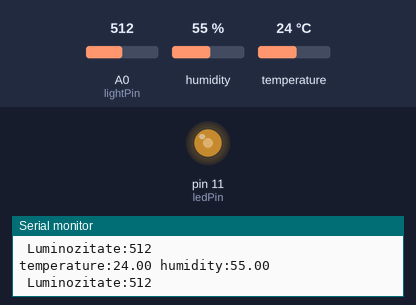
Simulated run of this sketch. Board: Arduino Leonardo, built with avr-gcc and run on an emulated ATmega32U4. Parts: output pins drawn as LEDs (lit = HIGH), the last lines printed to the serial monitor. The inputs (shaded band) are chosen by the test bench; at power-on: A0 (lightPin) = 512, humidity 55 %, temperature 24 °C.

Above: at 1.2 s.
1.3 s: A0 (lightPin) set to 716
At 3.2 s:
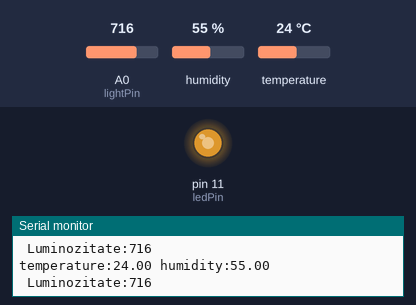
3.5 s: A0 (lightPin) set to 900
At 5.3 s:
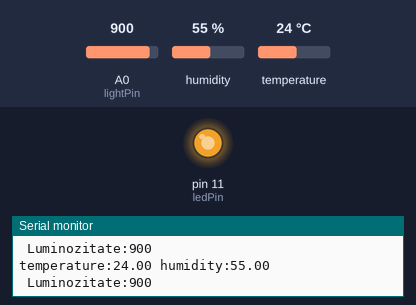
5.6 s: A0 (lightPin) set to 122
At 6.5 s:
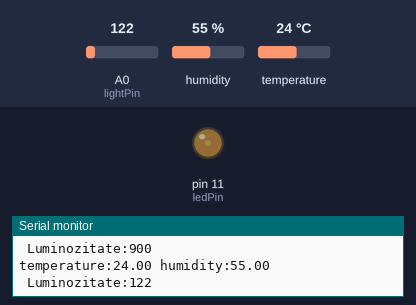
7.6 s: A0 (lightPin) set to 0
At 8.7 s:
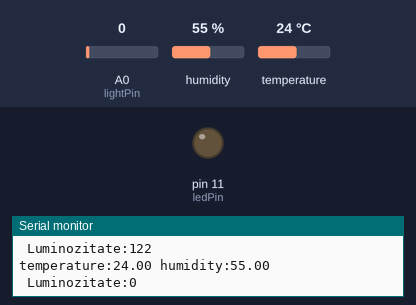
Timing chart, 0 to 10.6 s (numbered marks = the images above; inputs shaded):
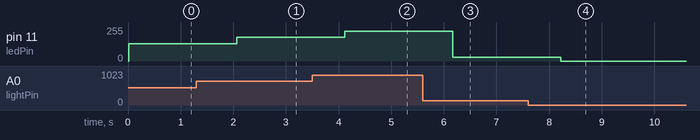

Measured:
- after the input at 1.3 s, pin 11 (ledPin): 128/255 → 179/255 after 0.76 s
- after the input at 3.5 s, pin 11 (ledPin): 179/255 → 225/255 after 0.61 s
- after the input at 5.6 s, pin 11 (ledPin): 225/255 → 30/255 after 0.56 s
- after the input at 7.6 s, pin 11 (ledPin): 30/255 → 0/255 after 0.62 s

The sketch:

see_tng.ino
```cpp
#include <DHT11.h>
int pin=4;
DHT11 dht11(pin);
int lightPin = 0;
int ledPin=11;
void setup()
{
  pinMode(ledPin,OUTPUT);
   Serial.begin(9600);
  while (!Serial) {
      ; // wait for serial port to connect. Needed for Leonardo only
    }
}

void loop()
{
  int err;
  analogWrite(ledPin, analogRead(lightPin)/4);
  float temp, humi;
  if((err=dht11.read(humi, temp))==0)
  {
    Serial.print("temperature:");
    Serial.print(temp);
    Serial.print(" humidity:");
    Serial.print(humi);
    Serial.println();
    Serial.print(" Luminozitate:");
    Serial.println(analogRead(lightPin));
    Serial.println();
  }
  else
  {
    Serial.println();
    Serial.print("Error No :");
    Serial.print(err);
    Serial.println();
  }
  delay(DHT11_RETRY_DELAY); //delay for reread
}
```
